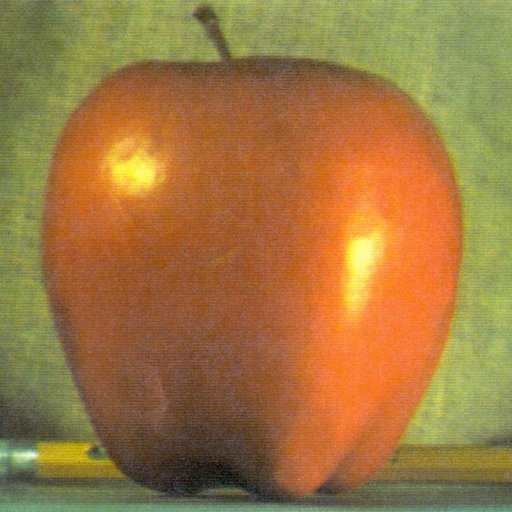
#> input picture odev-2/apple.jpg, 512 x 512 px
$ python robert.py
#> lines starting #> are read from the running program, lines starting #| are printed output that depends on the picture
# kerem inci
# 1306190041
# goruntu isleme odev-2

import cv2 as cv
import numpy as np
import math

def robert():
    Gx = 0
    Gy = 0
    for i in range(1,width - 1):
        for j in range(1,height - 1):
            Gx += (img[i,j] - img[i+1,j+1])
            Gy += (-img[i+1,j] + img[i,j+1])

            result = int(math.sqrt((abs(Gx**2) + abs(Gy**2))))

            if result >= 100:
                result = 255

            new_img[i][j] = result

            Gx = 0
            Gy = 0


    return


img = cv.imread("apple.jpg", cv.IMREAD_GRAYSCALE)
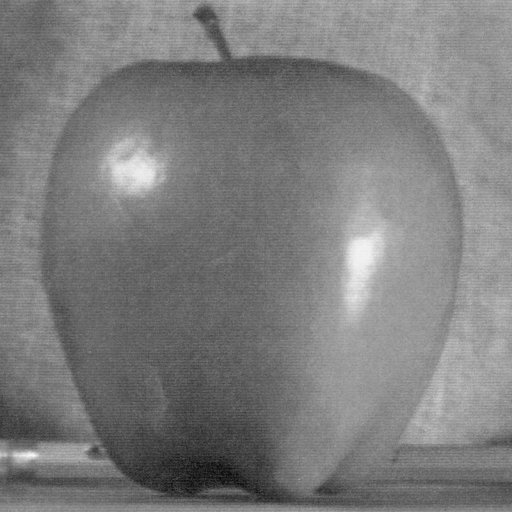
#> img: shape (512, 512); min 7, max 250, mean 125.2
new_img = np.copy(img)
height, width= img.shape
#> height = 512; width = 512

robert()
#> after the loop in robert, `for i in range(1,width - 1):`:
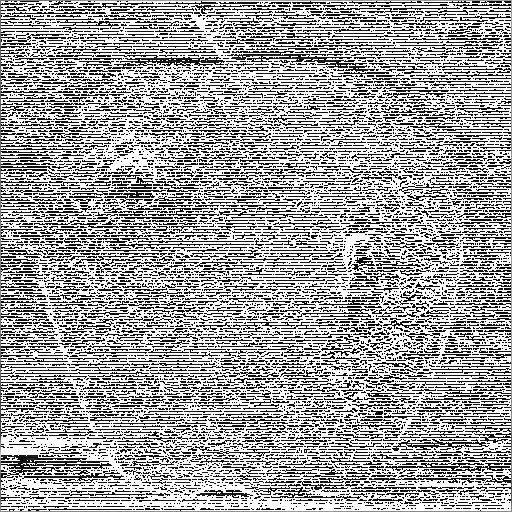
#> new_img: shape (512, 512); min 0, max 255, mean 163.1

cv.imshow("Display window", new_img)
cv.waitKey(0)
